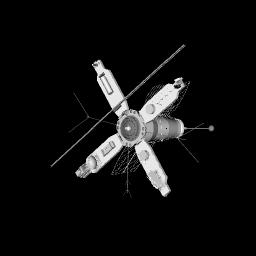
%> input picture Data/Satellite.jpg, 256 x 256 px
$ octave testShift.m   (GNU Octave 9; MATLAB toolbox functions it lacks are replaced by stand-ins)
%> lines starting %> are read from the running program, lines starting %| are printed output that depends on the picture
### Auxiliary/measureShift.m
function [s]= measureShift(im1,im2)
%
%   Determines shift between two 2D images such that:
%
%        im1(x) = im2(x - s)
%
%   Input:  im1 - image 1
%           im2 - shifted image 2
%
%   Output:   s - measured shift between the two images
%

% Get phase of two images
phase1  = exp(i*angle(fft2(im1)));
phase2  = exp(i*angle(fft2(im2)));

% Subtract phases and ifft2 back to images space
deltaShift  = real(fftshift(ifft2(conj(phase1).*phase2)));

% Maximum entry at peak of shift
dc = size(im1)./2 + 1;
[~,sInd]= max(deltaShift(:));
s       = zeros(1,2);
[s(1),s(2)] = ind2sub(size(im1),sInd);
s = s-dc; % Correct by one

end

### TestsandScripts/testShift.m
%%
% Test methods for correcting shift
clear all; close all;

x = double(imread('Satellite.jpg'));
%> x: size 256x256 double; min 0, max 255, mean 15.7; mean of the top-left, top-right, bottom-left and bottom-right quarters 12.6, 18.8, 13, 18.3
y = padarray(x,[5 3],0,'both');
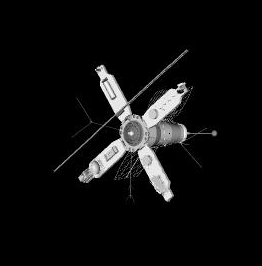
%> y: size 266x262 double; min 0, max 255, mean 14.8
x = x + randn(size(x));
y = y + randn(size(y));
p = [2 1];
y = y(1+p(1):256+p(1), 1+p(2):256+p(2));
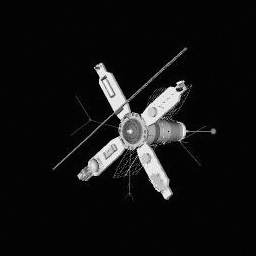
%> y: size 256x256 double; min -4.15, max 256.5, mean 15.7; drawn with min black and max white

% Use Fourier phase to determine shift and shift image
s = measureShift(x,y);
%> in measureShift, `[~,sInd]= max(deltaShift(:));`: sInd = 33412
%> in measureShift, `s = s-dc;`: s = [3 2]
%> s = [3 2]
%> (the run ends here)
